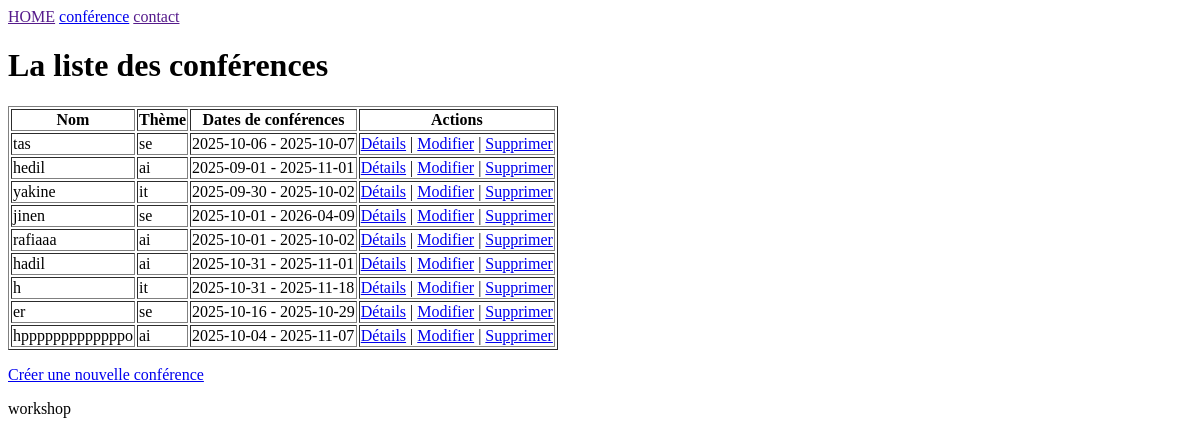
The page /conference/liste/ on the database as committed earlier.
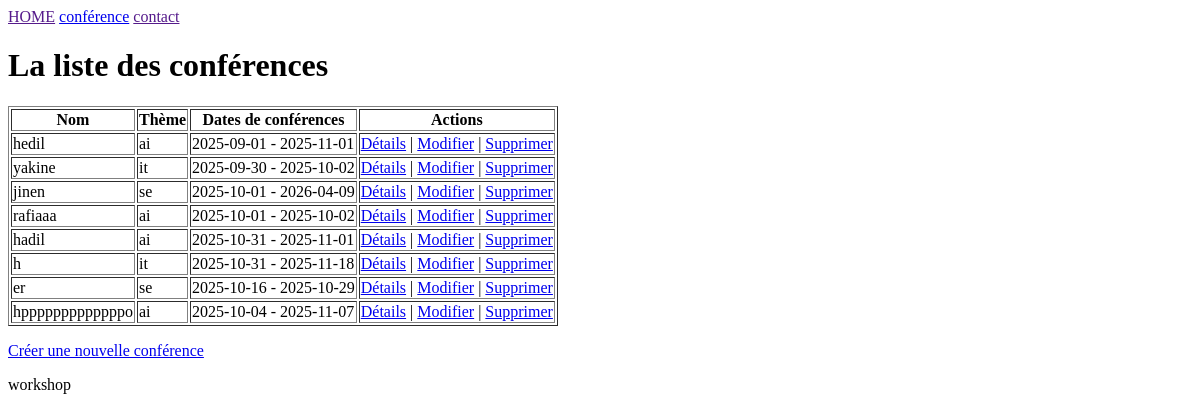
The same page on the database as committed later.
### ConfirencApp/models.py (models this page shows, shortened)
class Confirence(models.Model):
    confirence_id = models.AutoField(primary_key=True)
    name = models.CharField(max_length=255)
    THEME = [
        ("ai", "computer science & ia"),
        ("se", "science & eng"),
        ("sc", "education"),
        ("it", "interdisciplinary themes"),
    ]
    theme = models.CharField(max_length=255, choices=THEME)
    location = models.CharField(max_length=255)
    description = models.CharField(max_length=255,
                                   validators=[
        MaxLengthValidator(30,"vous avez depasser le nombre de caractere autoriser")
    ])
    start_date = models.DateField()
    end_date = models.DateField()
    created_at = models.DateTimeField(auto_now_add=True)
    updated_at = models.DateTimeField(auto_now=True)

### ConfirencApp/views.py (the view)
# urls.py: path("liste/", views.liste_confirences, name="liste_confirences"),          # Vue fonctionnelle
def liste_confirences(request):
    confirences_liste = Confirence.objects.all()
    return render(request, "liste.html", {"liste": confirences_liste})

### GestionConference/Templates/liste.html
{% extends 'base.html' %}
{% block content %}
<h1>La liste des conférences</h1>
<table border="1">
    <thead>
        <tr>
            <th>Nom</th>
            <th>Thème</th>
            <th>Dates de conférences</th>
            <th>Actions</th>
        </tr>
    </thead>
    <tbody>
        {% for conf in liste %}
        <tr>
            <td>{{ conf.name }}</td>
            <td>{{ conf.theme }}</td>
            <td>{{ conf.start_date|date:"Y-m-d" }} - {{ conf.end_date|date:"Y-m-d" }}</td>
            <td>
                <a href="{% url 'details_confirence' pk=conf.pk %}">Détails</a> |
                <a href="{% url 'modifier_confirence' pk=conf.pk %}">Modifier</a> |
                <a href="{% url 'supprimer_confirence' pk=conf.pk %}">Supprimer</a>
            </td>
        </tr>
        {% empty %}
        <tr>
            <td colspan="4">Aucune conférence n'est disponible pour le moment.</td>
        </tr>
        {% endfor %}
    </tbody>
</table>
<p>
    <a href="{% url 'creer_confirence' %}">Créer une nouvelle conférence</a>
</p>
{% endblock %}

### GestionConference/Templates/base.html
<!DOCTYPE html>
<html lang="en">
<head>
    <nav>
     <a href="">HOME</a>
        <a href="{% url 'liste_confirences' %}">conférence</a>
        <a href="">contact</a>
    </nav>
        {% block content %}
        {% endblock %}
    <footer>
            <p>workshop</p>
    </footer>
</head>
<body>
</body>
</html>

Rows that differ between the two databases and show on the page:
removed Confirence: name "tas", theme "se", start_date "2025-10-06", end_date "2025-10-07"
